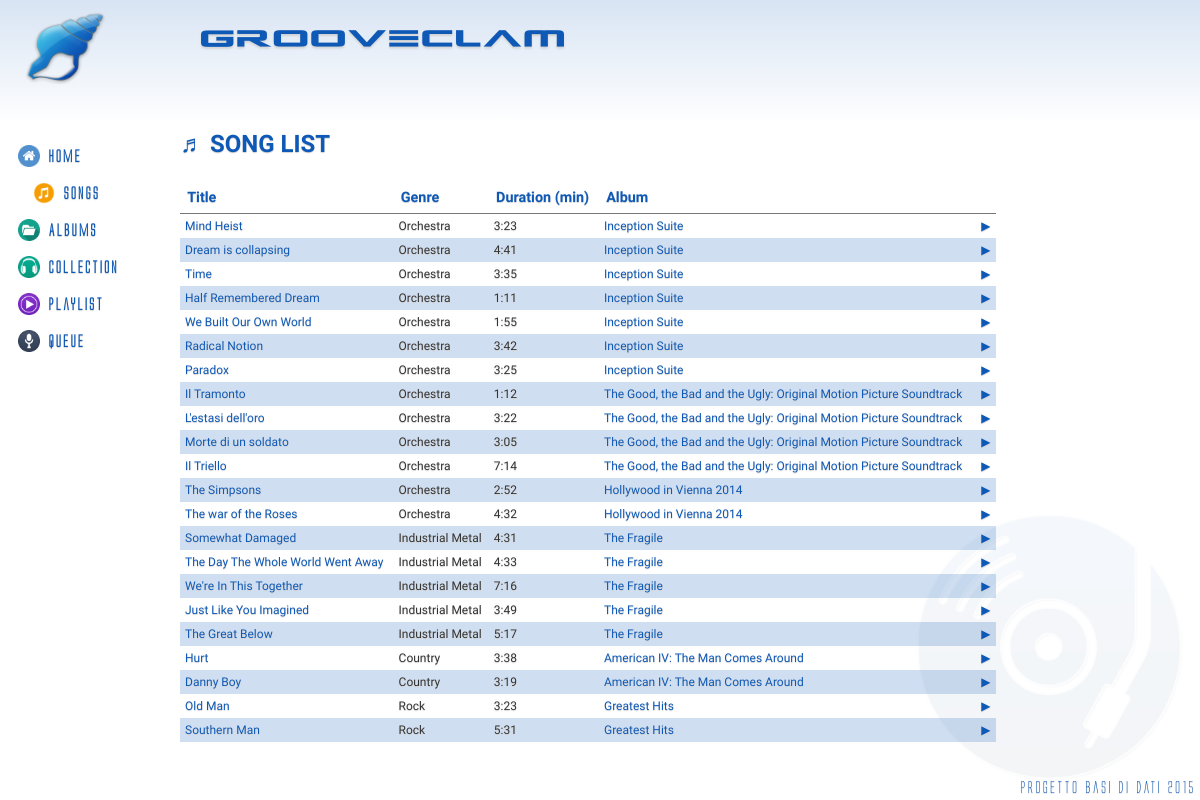
Page /?controller=songs&action=index on the committed database.
### tables this page shows
CREATE TABLE IF NOT EXISTS `Song` (
	`IdSong` INT(11) NOT NULL AUTO_INCREMENT,
	`IdAlbum` INT(11) NOT NULL,
	`Title` VARCHAR(140) NOT NULL,
	`Genre` VARCHAR(40) NOT NULL,
	`Duration` INT(11),
	`IdImage` INT(11) NOT NULL,
	PRIMARY KEY(`IdSong`),
	FOREIGN KEY(`IdAlbum`) REFERENCES Album(`IdAlbum`) ON DELETE CASCADE ON UPDATE CASCADE,
	FOREIGN KEY(`IdImage`) REFERENCES Cover(`IdImage`) ON DELETE CASCADE ON UPDATE CASCADE
);

CREATE TABLE IF NOT EXISTS `Album` (
	`IdAlbum` INT(11) NOT NULL AUTO_INCREMENT,
	`Title` VARCHAR(140) NOT NULL,
	`Author` VARCHAR(140) NOT NULL,
	`Info` VARCHAR(300) DEFAULT NULL,
	`Year` DATE NOT NULL,
	`Live` BOOLEAN NOT NULL,
	`Location` VARCHAR(40) DEFAULT NULL,
	PRIMARY KEY(`IdAlbum`)
);

### index.php (called while the page is built, shortened)
<?php
if(isset($_GET['controller']) && isset($_GET['action'])) {
	$controller = $_GET['controller'];
	$action = $_GET['action'];
} else {
	$controller = 'pages';
	$action = 'home';
}
require_once('views/layout.php');
?>

### controllers/songs_controller.php (called while the page is built, shortened)
<?php
class SongsController {
	public function index() {
		$songs = Song::all();
		require_once('views/songs/index.php');
	}
}
?>

### models/song.php (called while the page is built, shortened)
<?php
class Song {
	private $id;
	private $title;
	private $genre;
	private $duration;
	private $idalbum;
	private $album;
	public function __construct($id, $title, $genre, $duration, $author, $idalbum, $album) {
		$this->id = $id;
		$this->title = $title;
		$this->genre = $genre;
		$this->duration = $duration;
		$this->idalbum = $idalbum;
		$this->album = $album;
	}
	public function id() {
		return $this->id;
	}
	public function title() {
		return $this->title;
	}
	public function genre() {
		return $this->genre;
	}
	public function duration() {
		return $this->duration;
	}
	public function idalbum() {
		return $this->idalbum;
	}
	public function	album() {
		return $this->album;
	}
	public static function all() {
		$list = array();
		$db = Db::getInstance();
		$req = $db->query('SELECT s.*, a.Author, a.Title as AlbumTitle FROM Song s INNER JOIN Album a ON(s.IdAlbum = a.IdAlbum)');
		foreach($req->fetchAll() as $song) {
			$list[] = new Song($song['IdSong'], $song['Title'], $song['Genre'], $song['Duration'], $song['Author'], $song['IdAlbum'], $song['AlbumTitle']);
		}
		return $list;
	}
}
?>

### views/songs/index.php (the view, shortened to what this page needs)
<h2>&#9836; SONG LIST</h2>
<table class="table">
<thead>
	<tr>
		<th>Title</th>
		<th>Genre</th>
		<th>Duration (min)</th>
		<th>Album</th>
        <th></th>
	</tr>
</thead>
<tbody>
<?php foreach($songs as $song) { ?>
	<tr>
		<td><a href='?controller=songs&action=show&id=<?php echo $song->id(); ?>'><?php echo $song->title(); ?></a></td>
		<td><?php echo $song->genre(); ?></td>
		<td><?php echo floor($song->duration() / 60).":".sprintf('%02s', ($song->duration() % 60)); ?></td>
		<td><a href='?controller=albums&action=show&id=<?php echo $song->idalbum(); ?>'><?php echo $song->album(); ?></a></td>
        <td><a href="#" onclick="play('<?php echo $song->duration() . '\'',',\'' . addslashes($song->title()) . '\'',',\'' . $song->id(); ?>');">&#9654;</a></td>
	</tr>
<?php } ?>
</tbody>
</table>

### views/layout.php (shortened to what this page needs)
<!DOCTYPE html>
<html>
<head>
<link rel="stylesheet" type="text/css" href="css/style.css">
</head>
<body>
	<header>
		<img src="img/blueseashell.png" alt="">
		<h1>Grooveclam</h1>
	</header>
	<div class="content">
		<nav>
			<ul>
				<li <?php if($_SERVER['REQUEST_URI'] == '/basidati/~abaldan/') { echo 'class="active"'; }?>>
					<a href='/basidati/~abaldan'><img src="img/home.png" alt="">Home</a>
				</li>
				<li <?php if(preg_match('/\/\?controller=songs/i', $_SERVER['REQUEST_URI'])) { echo 'class="active"'; }?>>
					<a href='?controller=songs&action=index'><img src="img/music.png" alt="">Songs</a>
				</li>
				<li <?php if(preg_match('/\/\?controller=albums/i', $_SERVER['REQUEST_URI'])) { echo 'class="active"'; }?>>
					<a href='?controller=albums&action=index'><img src="img/folder-icon.png" alt="">Albums</a>
				</li>
				<li <?php if(preg_match('/\/\?controller=collection/i', $_SERVER['REQUEST_URI'])) { echo 'class="active"'; }?>>
					<a href='?controller=collection&action=index&id=<?php echo isset($_SESSION['uid']) ? $_SESSION['uid'] : '-1'; ?>'><img src="img/music-icon.png" alt="">Collection</a>
				</li>
				<li <?php if(preg_match('/\/\?controller=playlist/i', $_SERVER['REQUEST_URI'])) { echo 'class="active"'; }?>>
					<a href='?controller=playlist&action=index'><img src="img/poweramp-icon.png" alt="">Playlist</a>
				</li>
				<li <?php if(preg_match('/\/\?controller=queue/i', $_SERVER['REQUEST_URI'])) { echo 'class="active"'; }?>>
					<a href='?controller=queue&action=index&id=<?php echo isset($_SESSION['uid']) ? $_SESSION['uid'] : '-1'; ?>'><img src="img/mic-icon.png" alt="">Queue</a>
				</li>
			</ul>
		</nav>
		<main>
		<?php require_once('routes.php') ?>
		</main>
	</div>
	<footer>
		Progetto Basi di dati 2015
	</footer>
</body>
</html>

### routes.php (shortened to what this page needs)
<?php
function call($controller, $action) {
	switch($controller) {
		case 'songs':
			require_once('models/song.php');
			$controller = new SongsController();
		break;
	}
	$controller->{$action}();
}
$controllers = array(
	'pages' => array('home', 'error', 'login', 'checkuser', 'logout', 'registration'),
	'songs' => array('index', 'show', 'addnew', 'addheard'),
	'albums' => array('index', 'show', 'add', 'addalbum'),
	'playlist' => array('index', 'show', 'newplaylist'),
	'collection' => array('index', 'addsong', 'remove'),
	'queue' => array('index', 'addsong'),
	'user' => array('show', 'follow', 'unfollow')
);
if(array_key_exists($controller, $controllers)) {
	if(in_array($action, $controllers[$controller])) {
		call($controller, $action);
	} else {
		call('pages', 'error');
	}
} else {
	call('pages', 'error');
}
?>

### css/style.css (style rules this page uses)
* { margin: 0; }
html, body { font-family: Grumpy; height: 100%; }
body { background: #ffffff url('../img/cd_music_w.png') no-repeat bottom right; background-size: 25%; color: #333; text-shadow: 0px 1px 1px #d4d4d4; }
a { text-decoration: none; color: rgb(15, 89, 182); }
h1, h2, h3, h4, h5 { color: rgb(15, 89, 182); }
.content { height: 85%; }
.content nav { float: left; width: 15%; }
.content nav ul { list-style: none; display: block; padding: 10px 0px 0px 18px; }
.content nav ul li { -webkit-transition: all 0.2s ease-out; transition: all 0.2s ease-out; font-family: alien; color: rgb(15, 89, 182); font-weight: 600; margin: 15px 0px; }
.content nav ul li img { width: 22px; margin-right: 8px; vertical-align: middle; }
main { margin-top:10px; float: left; width: 85%; }
header { height: 15%; background: linear-gradient(to top, rgba(15, 89, 182, 0) -5%, rgba(15, 89, 182, .3) 190%); }
header img { float: left; width: 100px; height: 95px; padding-left: 15px; }
header h1 { position: relative; padding-left: 200px; padding-top: 20px; font-family: aliens; font-size: 1.650em; color: rgb(15, 89, 182); letter-spacing: 3px; text-shadow: 0 2px 2px #d4d4d4; }
footer { position: fixed; bottom: 5px; right: 5px; color: rgb(15, 89, 182); font-family: alien; }
.table { width:80%; border-collapse: collapse; margin: 1.5em 0em; }
.table th { border-bottom: 1px solid #777; text-align: left; padding: .5em; font-size: .9em; color: rgb(15, 89, 182); }
.table td { padding: 5px; font-size: .75em; }
.table tr:nth-child(2n+2) { background-color: rgba(15, 89, 182, .2); }
.active { padding-left: 15px; }

### rows in the picture
song: Title "Mind Heist", Genre "Orchestra", floor($song->duration()/60) "3", $song->duration()%60 "23", IdAlbum.Title "Inception Suite"
song: Title "Dream is collapsing", Genre "Orchestra", floor($song->duration()/60) "4", $song->duration()%60 "41", IdAlbum.Title "Inception Suite"
song: Title "Time", Genre "Orchestra", floor($song->duration()/60) "3", $song->duration()%60 "35", IdAlbum.Title "Inception Suite"
song: Title "Half Remembered Dream", Genre "Orchestra", floor($song->duration()/60) "1", $song->duration()%60 "11", IdAlbum.Title "Inception Suite"
song: Title "We Built Our Own World", Genre "Orchestra", floor($song->duration()/60) "1", $song->duration()%60 "55", IdAlbum.Title "Inception Suite"
song: Title "Radical Notion", Genre "Orchestra", floor($song->duration()/60) "3", $song->duration()%60 "42", IdAlbum.Title "Inception Suite"
song: Title "Paradox", Genre "Orchestra", floor($song->duration()/60) "3", $song->duration()%60 "25", IdAlbum.Title "Inception Suite"
song: Title "Il Tramonto", Genre "Orchestra", floor($song->duration()/60) "1", $song->duration()%60 "12", IdAlbum.Title "The Good, the Bad and the Ugly: Original Motion Picture Soundtrack"
song: Title "L'estasi dell'oro", Genre "Orchestra", floor($song->duration()/60) "3", $song->duration()%60 "22", IdAlbum.Title "The Good, the Bad and the Ugly: Original Motion Picture Soundtrack"
song: Title "Morte di un soldato", Genre "Orchestra", floor($song->duration()/60) "3", $song->duration()%60 "05", IdAlbum.Title "The Good, the Bad and the Ugly: Original Motion Picture Soundtrack"
song: Title "Il Triello", Genre "Orchestra", floor($song->duration()/60) "7", $song->duration()%60 "14", IdAlbum.Title "The Good, the Bad and the Ugly: Original Motion Picture Soundtrack"
song: Title "The Simpsons", Genre "Orchestra", floor($song->duration()/60) "2", $song->duration()%60 "52", IdAlbum.Title "Hollywood in Vienna 2014"
song: Title "The war of the Roses", Genre "Orchestra", floor($song->duration()/60) "4", $song->duration()%60 "32", IdAlbum.Title "Hollywood in Vienna 2014"
song: Title "Somewhat Damaged", Genre "Industrial Metal", floor($song->duration()/60) "4", $song->duration()%60 "31", IdAlbum.Title "The Fragile"
song: Title "The Day The Whole World Went Away", Genre "Industrial Metal", floor($song->duration()/60) "4", $song->duration()%60 "33", IdAlbum.Title "The Fragile"
song: Title "We're In This Together", Genre "Industrial Metal", floor($song->duration()/60) "7", $song->duration()%60 "16", IdAlbum.Title "The Fragile"
song: Title "Just Like You Imagined", Genre "Industrial Metal", floor($song->duration()/60) "3", $song->duration()%60 "49", IdAlbum.Title "The Fragile"
song: Title "The Great Below", Genre "Industrial Metal", floor($song->duration()/60) "5", $song->duration()%60 "17", IdAlbum.Title "The Fragile"
song: Title "Hurt", Genre "Country", floor($song->duration()/60) "3", $song->duration()%60 "38", IdAlbum.Title "American IV: The Man Comes Around"
song: Title "Danny Boy", Genre "Country", floor($song->duration()/60) "3", $song->duration()%60 "19", IdAlbum.Title "American IV: The Man Comes Around"
song: Title "Old Man", Genre "Rock", floor($song->duration()/60) "3", $song->duration()%60 "23", IdAlbum.Title "Greatest Hits"
song: Title "Southern Man", Genre "Rock", floor($song->duration()/60) "5", $song->duration()%60 "31", IdAlbum.Title "Greatest Hits"
